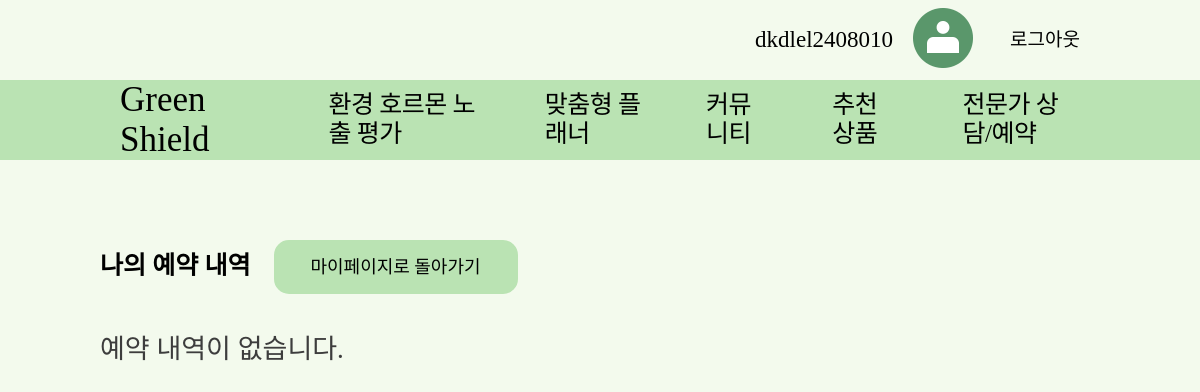
Before: /green/mypage/reservations/ (signed in) with the older database file.
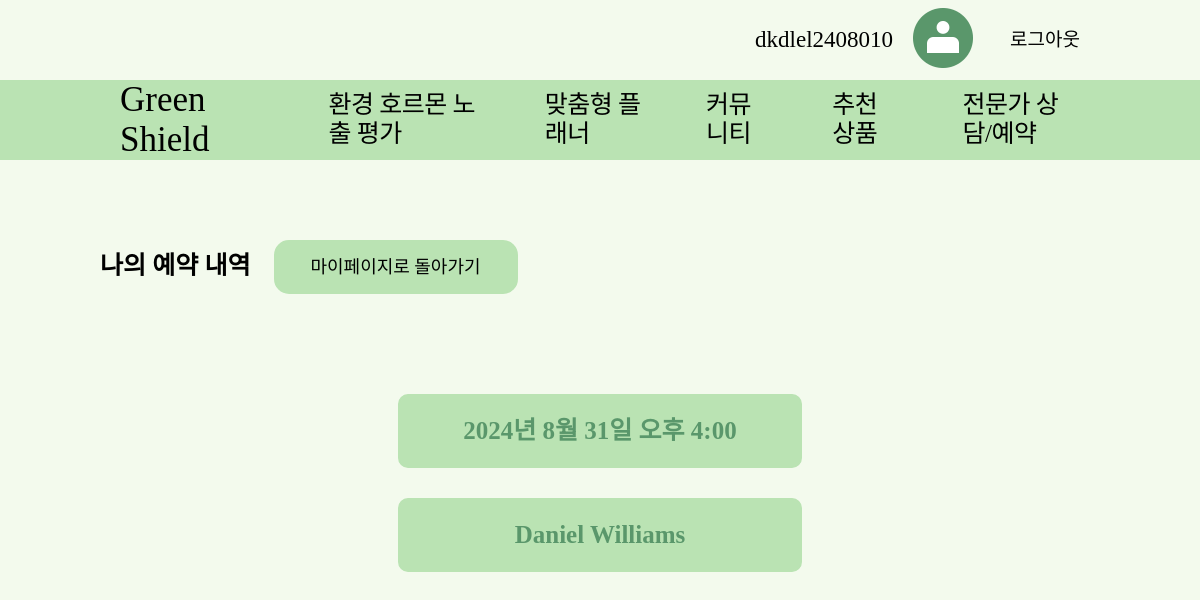
After: the same page with the newer database file.
### green/models.py (models this page shows, shortened)
class Reservation(models.Model):
    expert = models.ForeignKey(Expert, on_delete=models.CASCADE)
    user = models.ForeignKey(User, on_delete=models.CASCADE)
    date = models.DateField()
    time = models.TimeField()

class Expert(models.Model):
    name = models.CharField(max_length=100)
    location = models.CharField(max_length=100)
    description = models.TextField()
    photo = models.ImageField(upload_to='experts/')

### green/views.py (the view)
# urls.py: path('mypage/reservations/', views.reservation_list, name='reservation_list'),
def reservation_list(request):
    reservations = Reservation.objects.filter(user=request.user)
    return render(request, 'green/reservation_list.html', {'reservations': reservations})

### green/templates/green/reservation_list.html (shortened to what this page needs)
<!DOCTYPE html>
<html lang="ko">
  <head>
    {% load static %}
    <link rel="stylesheet" href="{% static '/css/resetCSS.css' %}" />
    <link rel="stylesheet" href="{% static '/css/header.css' %}" />
    <link rel="stylesheet" href="{% static '/css/my_reservation.css' %}" />
  </head>
  <body>
    {% include 'green/header.html' %}
    <div class="title_all">
      <div class="top_wri_and_back">
        <div class="written_article">
          <div class="written_article_text">나의 예약 내역</div>
        </div>
        <div class="back_mypage_box">
          <div class="back_mypage_text"><a href="{% url 'green:mypage' %}">마이페이지로 돌아가기</a></div>
        </div>
      </div>
    </div>
    {% if reservations %}
    <div class="reservations_container">
      {% for reservation in reservations %}
      <div class="reservation_1">
        <div class="pic_and_box">
          <div class="box_all">
            <div class="date_box">
              <div class="date_text">{{ reservation.date }} {{ reservation.time }}</div>
            </div>
            <div class="expert_box">
              <div class="expert_text">{{ reservation.expert.name }}</div>
            </div>
          </div>
        </div>
      </div>
      {% endfor %}
    </div>
    {% else %}
    <div class="no_posts_message_box">
      <div class="no_posts_message">예약 내역이 없습니다.</div>
    </div>
    {% endif %}
  </body>
</html>

Changed rows visible on the page:
added Reservation: date "2024년 8월 31일", time "오후 4:00", expert.name "Daniel Williams"
Other visible differences:
text no longer shown: "예약 내역이 없습니다."
